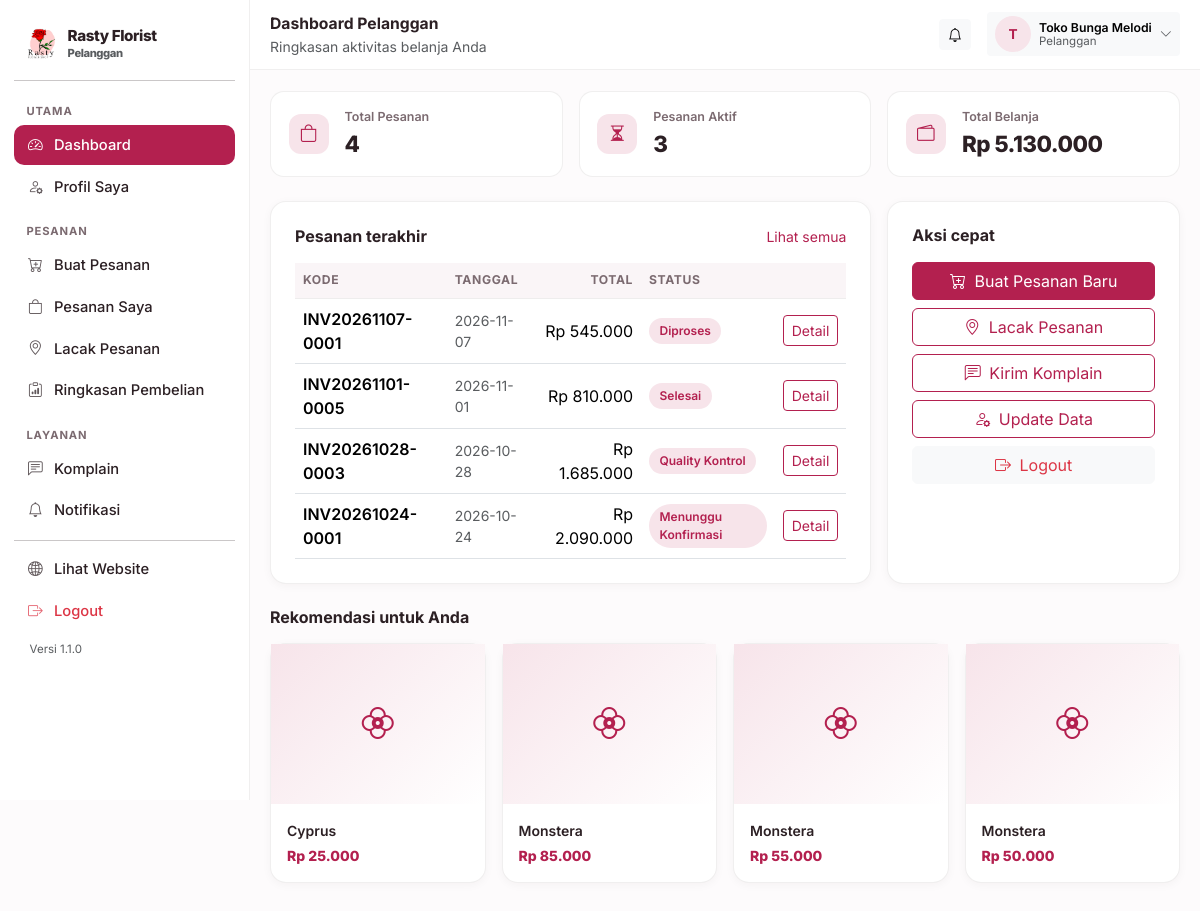
The page /pelanggan/ (signed in) on the database its author committed.
### tables this page shows
CREATE TABLE settings (
    key TEXT PRIMARY KEY,
    value TEXT
);

CREATE TABLE users (
    id INTEGER PRIMARY KEY AUTOINCREMENT,
    username TEXT UNIQUE NOT NULL,
    password_hash TEXT NOT NULL,
    nama TEXT NOT NULL,
    role TEXT NOT NULL,
    telepon TEXT DEFAULT '',
    email TEXT DEFAULT '',
    alamat TEXT DEFAULT '',
    aktif INTEGER NOT NULL DEFAULT 1,
    created_at TEXT NOT NULL
);

CREATE TABLE orders (
    id INTEGER PRIMARY KEY AUTOINCREMENT,
    kode TEXT UNIQUE NOT NULL,
    user_id INTEGER,
    nama_pelanggan TEXT NOT NULL,
    telepon TEXT DEFAULT '',
    alamat TEXT DEFAULT '',
    catatan TEXT DEFAULT '',
    subtotal INTEGER NOT NULL DEFAULT 0,
    ongkir INTEGER NOT NULL DEFAULT 0,
    total INTEGER NOT NULL DEFAULT 0,
    metode_bayar TEXT DEFAULT 'Transfer Bank',
    status TEXT NOT NULL DEFAULT 'Menunggu Konfirmasi',
    status_bayar TEXT NOT NULL DEFAULT 'Belum Bayar',
    pengiriman TEXT DEFAULT 'Dikirim',
    dibuat_oleh INTEGER,
    created_at TEXT NOT NULL,
    updated_at TEXT NOT NULL
, kode_lacak TEXT DEFAULT '');

CREATE TABLE products (
    id INTEGER PRIMARY KEY AUTOINCREMENT,
    nama TEXT NOT NULL,
    deskripsi TEXT DEFAULT '',
    kategori TEXT DEFAULT 'Bunga Potong',
    harga INTEGER NOT NULL DEFAULT 0,
    stok INTEGER NOT NULL DEFAULT 0,
    stok_minimum INTEGER DEFAULT 5,
    satuan TEXT DEFAULT 'ikat',
    gambar TEXT DEFAULT '',
    aktif INTEGER NOT NULL DEFAULT 1,
    created_at TEXT NOT NULL
, min_order INTEGER NOT NULL DEFAULT 0, deskripsi_panjang TEXT DEFAULT '', rekomendasi TEXT DEFAULT '', ketentuan TEXT DEFAULT '');

### blueprints/customer.py (the view)
@bp.route("/")
def dashboard():
    user = helpers.current_user()
    orders = database.query(
        "SELECT * FROM orders WHERE user_id = ? ORDER BY id DESC LIMIT 5", (user["id"],))
    stats = database.query(
        "SELECT COUNT(*) AS total, COALESCE(SUM(total),0) AS nilai,"
        " SUM(CASE WHEN status NOT IN ('Selesai','Dibatalkan') THEN 1 ELSE 0 END) AS aktif"
        " FROM orders WHERE user_id = ?", (user["id"],), one=True)
    return render_template("customer/dashboard.html", orders=orders, stats=stats,
                           produk=database.query(
                               "SELECT * FROM products WHERE aktif = 1 ORDER BY id DESC LIMIT 4"))

### blueprints/customer.py (called while the page is built)
@bp.before_request
@helpers.role_required("pelanggan")
def guard():
    pass

### db.py (called while the page is built)
def invoice_logo_px(settings=None):
    ukuran = (settings or all_settings()).get("invoice_logo_ukuran", "sedang")
    for kunci, _label, px in INVOICE_LOGO_UKURAN:
        if kunci == ukuran:
            return px
    return 64

def katalog_dari(settings):
    return {key: settings.get(key, "1") == "1" for key, _label, _ket in KATALOG_SEKSI}

def pengiriman_metode(settings=None):
    data = settings or all_settings()
    aktif = [label for key, label, _ket in PENGIRIMAN_METODE
             if data.get(key, "1") == "1"]
    return aktif or [PENGIRIMAN_METODE[1][1]]

def jam_harian(settings=None):
    data = settings or all_settings()
    hasil = {}
    for key, _label in HARI:
        buka, tutup = JAM_BAWAAN[key]
        hasil[key] = (data.get("jam_buka_" + key, buka), data.get("jam_tutup_" + key, tutup))
    return hasil

def jam_dari(settings):
    return {key: (settings.get("jam_buka_" + key, JAM_BAWAAN[key][0]),
                  settings.get("jam_tutup_" + key, JAM_BAWAAN[key][1]))
            for key, _label in HARI}

def _jam_teks(nilai):
    return nilai.replace(":", ".")

def jam_daftar(settings=None):
    data = settings or all_settings()
    jam = jam_dari(data)
    rows = []
    for key, label in HARI:
        buka, tutup = jam[key]
        rows.append({
            "key": key,
            "label": label,
            "buka": buka,
            "tutup": tutup,
            "tutup_hari": buka == tutup or not buka or not tutup,
            "teks": "%s – %s WIB" % (_jam_teks(buka), _jam_teks(tutup)),
        })
    return rows

def jam_ringkas(settings=None):
    rows = jam_daftar(settings)
    grup = []
    for row in rows:
        nilai = "Tutup" if row["tutup_hari"] else row["teks"]
        if grup and grup[-1][1] == nilai:
            grup[-1][2] = row["label"]
        else:
            grup.append([row["label"], nilai, row["label"]])
    hasil = []
    for awal, nilai, akhir in grup:
        label = awal if awal == akhir else "%s – %s" % (awal, akhir)
        hasil.append((label, nilai))
    return hasil

def toko_buka(settings=None, saat=None):
    saat = saat or datetime.now()
    key = HARI[saat.weekday()][0]
    buka, tutup = jam_harian(settings)[key]
    try:
        jam_buka = datetime.strptime(buka, "%H:%M").time()
        jam_tutup = datetime.strptime(tutup, "%H:%M").time()
    except ValueError:
        return False
    return jam_buka <= saat.time() <= jam_tutup

### templates/customer/dashboard.html (shortened to what this page needs)
{% extends "panel_base.html" %}
{% block heading %}Dashboard Pelanggan{% endblock %}
{% block subheading %}Ringkasan aktivitas belanja Anda{% endblock %}
{% block content %}
<div class="row g-3 mb-4">
  <div class="col-6 col-lg-4">
    <div class="rf-stat d-flex align-items-center gap-3">
      <div class="icon"><i class="bi bi-bag"></i></div>
      <div><div class="label">Total Pesanan</div><div class="value">{{ stats.total }}</div></div>
    </div>
  </div>
  <div class="col-6 col-lg-4">
    <div class="rf-stat d-flex align-items-center gap-3">
      <div class="icon"><i class="bi bi-hourglass-split"></i></div>
      <div><div class="label">Pesanan Aktif</div><div class="value">{{ stats.aktif or 0 }}</div></div>
    </div>
  </div>
  <div class="col-12 col-lg-4">
    <div class="rf-stat d-flex align-items-center gap-3">
      <div class="icon"><i class="bi bi-wallet2"></i></div>
      <div><div class="label">Total Belanja</div><div class="value">{{ rupiah(stats.nilai) }}</div></div>
    </div>
  </div>
</div>
<div class="row g-3">
  <div class="col-lg-8">
    <div class="rf-card p-3 p-md-4">
      <div class="d-flex justify-content-between align-items-center mb-3">
        <h6 class="fw-bold mb-0">Pesanan terakhir</h6>
        <a href="{{ url_for('customer.orders') }}" class="small">Lihat semua</a>
      </div>
      <div class="table-responsive rf-scroll-x">
        <table class="table table-rf align-middle mb-0">
          <thead><tr><th>Kode</th><th>Tanggal</th><th class="text-end">Total</th><th>Status</th><th></th></tr></thead>
          <tbody>
            {% for o in orders %}
            <tr>
              <td class="fw-semibold">{{ o.kode }}</td>
              <td class="small text-muted">{{ o.created_at[:10] }}</td>
              <td class="text-end">{{ rupiah(o.total) }}</td>
              <td><span class="rf-chip">{{ o.status }}</span></td>
              <td class="text-end"><a class="btn btn-sm btn-outline-rf" href="{{ url_for('customer.order_detail', order_id=o.id) }}">Detail</a></td>
            </tr>
            {% else %}
            <tr><td colspan="5"><div class="rf-empty">Belum ada pesanan. <a href="{{ url_for('customer.new_order') }}">Buat pesanan pertama</a>.</div></td></tr>
            {% endfor %}
          </tbody>
        </table>
      </div>
    </div>
  </div>
  <div class="col-lg-4">
    <div class="rf-card p-3 p-md-4 h-100">
      <h6 class="fw-bold mb-3">Aksi cepat</h6>
      <div class="d-grid gap-2">
        <a href="{{ url_for('customer.new_order') }}" class="btn btn-primary"><i class="bi bi-cart-plus me-1"></i> Buat Pesanan Baru</a>
        <a href="{{ url_for('customer.track') }}" class="btn btn-outline-rf"><i class="bi bi-geo-alt me-1"></i> Lacak Pesanan</a>
        <a href="{{ url_for('customer.complaints') }}" class="btn btn-outline-rf"><i class="bi bi-chat-left-text me-1"></i> Kirim Komplain</a>
        <a href="{{ url_for('account.profile') }}" class="btn btn-outline-rf"><i class="bi bi-person-gear me-1"></i> Update Data</a>
        <a href="{{ url_for('auth.logout') }}" class="btn btn-light text-danger"><i class="bi bi-box-arrow-right me-1"></i> Logout</a>
      </div>
    </div>
  </div>
</div>
{% if produk %}
<h6 class="fw-bold mt-4 mb-3">Rekomendasi untuk Anda</h6>
<div class="row g-3">
  {% for p in produk %}
  <div class="col-6 col-lg-3">
    <div class="rf-card h-100">
      {% if p.gambar %}
        <img src="{{ url_for('static', filename='uploads/' + p.gambar) }}" class="rf-product-img" alt="">
      {% else %}
        <div class="rf-img-placeholder"><i class="bi bi-flower2"></i></div>
      {% endif %}
      <div class="p-3">
        <div class="fw-semibold small">{{ p.nama }}</div>
        <div class="rf-price small mt-1">{{ rupiah(p.harga) }}</div>
      </div>
    </div>
  </div>
  {% endfor %}
</div>
{% endif %}
{% endblock %}

### templates/panel_base.html (shortened to what this page needs)
<!doctype html>
<html lang="id">
<head>
  <link href="https://cdn.jsdelivr.net/npm/bootstrap@5.3.3/dist/css/bootstrap.min.css" rel="stylesheet">
  <link href="https://cdn.jsdelivr.net/npm/bootstrap-icons@1.11.3/font/bootstrap-icons.min.css" rel="stylesheet">
</head>
<body>
<div class="rf-shell">
  <aside class="rf-sidebar" id="rfSidebar">
    <a href="{{ panel_url }}" class="d-flex align-items-center gap-2 rf-brand px-2 py-2 mb-2">
      {% if settings.logo %}
        <img src="{{ url_for('static', filename='uploads/' + settings.logo) }}" alt="Logo">
      {% else %}
        <span class="rf-brand-mark">R</span>
      {% endif %}
      <div>
        <div style="font-size:.95rem;line-height:1.1">{{ settings.nama_toko }}</div>
        <div class="small text-muted" style="font-size:.7rem">{{ ROLE_LABEL.get(current_user.role, '') }}</div>
      </div>
    </a>
    <hr class="my-2">
    <ul class="nav flex-column">
      {% for grup, item_menu in menu %}
        {% set visible = item_menu | selectattr('2', 'in', features_aktif) | list %}
        {% if visible %}
          <li class="rf-sidebar-head">{{ grup }}</li>
          {% for label, endpoint, fitur, ikon in visible %}
          <li class="nav-item">
            <a class="nav-link {% if request.endpoint == endpoint %}active{% endif %}" href="{{ url_for(endpoint) }}">
              <span class="rf-ico"><i class="bi bi-{{ ikon }}"></i></span>
              <span>{{ label }}</span>
            </a>
          </li>
          {% endfor %}
        {% endif %}
      {% endfor %}
    </ul>
    <hr class="my-2">
    <ul class="nav flex-column">
      <li class="nav-item">
        <a class="nav-link" href="{{ url_for('public.index') }}" target="_blank">
          <span class="rf-ico"><i class="bi bi-globe2"></i></span><span>Lihat Website</span>
        </a>
      </li>
      <li class="nav-item">
        <a class="nav-link text-danger" href="{{ url_for('auth.logout') }}">
          <span class="rf-ico"><i class="bi bi-box-arrow-right"></i></span><span>Logout</span>
        </a>
      </li>
    </ul>
    <div class="px-3 pt-2 pb-3 small text-muted" style="font-size:.72rem">
      Versi {{ APP_VERSION }}
    </div>
  </aside>
  <div class="rf-main">
    <div class="rf-topbar">
      <div class="flex-grow-1">
        <div class="fw-bold" style="font-size:.98rem">{% block heading %}Panel{% endblock %}</div>
        <div class="small text-muted">{% block subheading %}{% endblock %}</div>
      </div>
      <a href="{{ notif_url or url_for('public.index') }}" class="btn btn-sm btn-light position-relative">
        <i class="bi bi-bell"></i>
      </a>
      <div class="dropdown">
        <button class="btn btn-sm btn-light d-flex align-items-center gap-2 border-0" type="button"
                data-bs-toggle="dropdown" data-bs-display="static" aria-expanded="false">
          <span class="rf-avatar">{{ current_user.nama[:1]|upper }}</span>
          <span class="d-none d-md-block small text-start" style="line-height:1.1">
            <span class="fw-semibold d-block">{{ current_user.nama }}</span>
            <span class="text-muted d-block" style="font-size:.72rem">{{ ROLE_LABEL.get(current_user.role, '') }}</span>
          </span>
          <i class="bi bi-chevron-down small text-muted"></i>
        </button>
      </div>
    </div>
    <div class="rf-content">
      {% block content %}{% endblock %}
    </div>
  </div>
</div>
</body>
</html>

### rows shown on the page
settings: value (picture)
settings: nama_toko "Rasty Florist"
users: get "Pelanggan", nama "T", nama "Toko Bunga Melodi"
orders: kode "INV20261107-0001", created_at "2026-11-07", total "Rp 545.000", status "Diproses"
orders: kode "INV20261101-0005", created_at "2026-11-01", total "Rp 810.000", status "Selesai"
orders: kode "INV20261028-0003", created_at "2026-10-28", total "Rp 1.685.000", status "Quality Kontrol"
orders: kode "INV20261024-0001", created_at "2026-10-24", total "Rp 2.090.000", status "Menunggu Konfirmasi"
products: nama "Cyprus", harga "Rp 25.000"
products: nama "Monstera", harga "Rp 85.000"
products: nama "Monstera", harga "Rp 55.000"
products: nama "Monstera", harga "Rp 50.000"

### other values the page prints
{{ grup }} "UTAMA" "PESANAN" "LAYANAN"
{{ label }} "Dashboard" "Profil Saya" "Buat Pesanan" "Pesanan Saya" "Lacak Pesanan" "Ringkasan Pembelian" "Komplain" "Notifikasi"
{{ APP_VERSION }} "1.1.0"
{{ stats.total }} "4"
{{ stats.aktif or 0 }} "3"
{{ rupiah(stats.nilai) }} "Rp 5.130.000"
